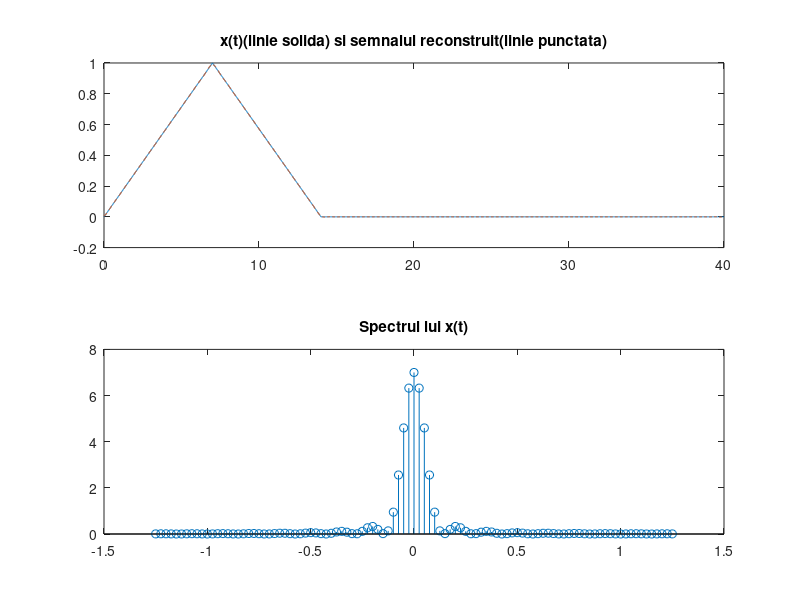

Here is the MATLAB script that generated this plot:
close all
clear all
clc
%Numar de ordine: 14

P = 40; %Perioada

D = 14; 

N = 50; %Numar de coeficienti 

w0 = 2*pi/P; 

t_tr = 0:0.02:D; %esantionarea semnalului original

x_tr = sawtooth((2*pi/D)*t_tr,0.5)/2+0.5; %Semnalul triunghiular

t_mod = 0:0.02:P; %esantionarea semnalului modificat

x_mod = zeros(1,length(t_mod)); %initializare a semnalului modificat cu valori nule

j = 1;
for i = 1:length(x_tr)

    if x_tr(i) <= D
       
        x_mod(j) = x_tr(i); %modificam valorile nule cu valori din semnalul original
                            %unde avem valori din t <= durata semnalului 
        j = j + 1;
    
    end

end
                
%size(x_mod)

subplot(2,1,1)

plot(t_mod,x_mod),title('x(t)(linie solida) si semnalul reconstruit(linie punctata)'); %afisare x(t)

hold on;

for k = -N:N %k este variabila dupa care se realizeaza suma

    x_t = x_tr; %x_t e semnalul realizat dupa formula SF data

    x_t = x_t .* exp(-1i*k*w0*t_tr); %inmultire intre doua matrice element cu element

    X(k+N+1) = 0; %initializare cu valoare nula

    for i = 1:length(t_tr)-1

        X(k+N+1) = X(k+N+1) + (t_tr(i+1)-t_tr(i)) * (x_t(i)+x_t(i+1))/2; %reconstructia folosind coeficientii

    end

end



for i = 1:length(t_mod) %i este variabila dupa care se realizeaza suma

    x_finit(i) = 0; %initializare cu valoare nula

    for k=-N:N

        x_finit(i) = x_finit(i) + (1/P) * X(k+51) * exp(1i*k*w0*t_mod(i));  %reconstructia folosind coeficientii

    end

end

plot(t_mod,x_finit,'--'); %afisare reconstructie semnal folosind cei N coeficienti



subplot(2,1,2)

w=-50*w0:w0:50*w0; %w este vectorul ce ne va permite afisarea spectrului functiei

stem(w/(2*pi),abs(X)),title('Spectrul lui x(t)'); %afisarea spectrului



%Teoria seriilor Fourier (SFT, SFA si SFC) ne spune

%ca orice semnal periodic poate fi aproximat printr-o suma infinita de sinusuri

%si cosinusuri de diferite frecvente, fiecare ponderat cu un anumit coeficient. 

%Acesti coeficienti reprezinta practic spectrul 

%Semnalul reconstruit foloseste 50 de termeni si are aceeasi forma ca

%semnalul original, cu mici diferente de rigoare. Cu cat marim

%numarul de coeficienti ai SF, aceasta diferenta va fi din ce in ce mai

%mica. In plus se observa faptul ca semnalul poate fi aproximat printr-o

%suma de sin, variatiile semnalului prezentand un caracter sinusoidal.
